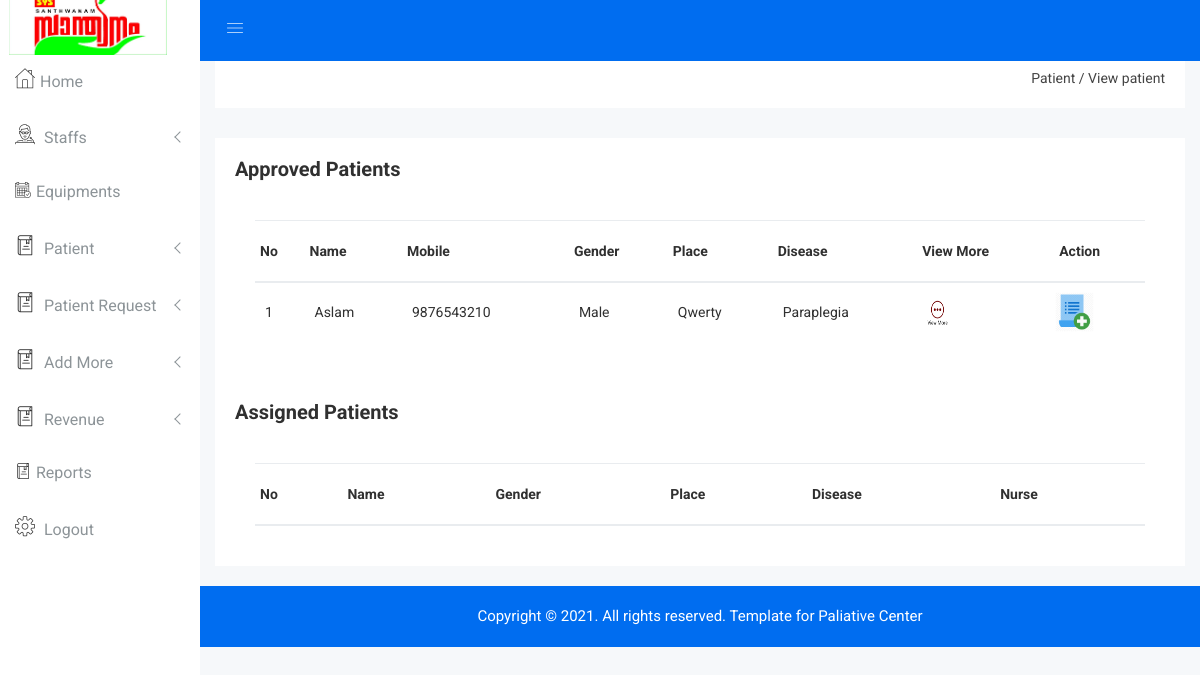
Page /Admin/view_app_patient.php on the earlier database version.
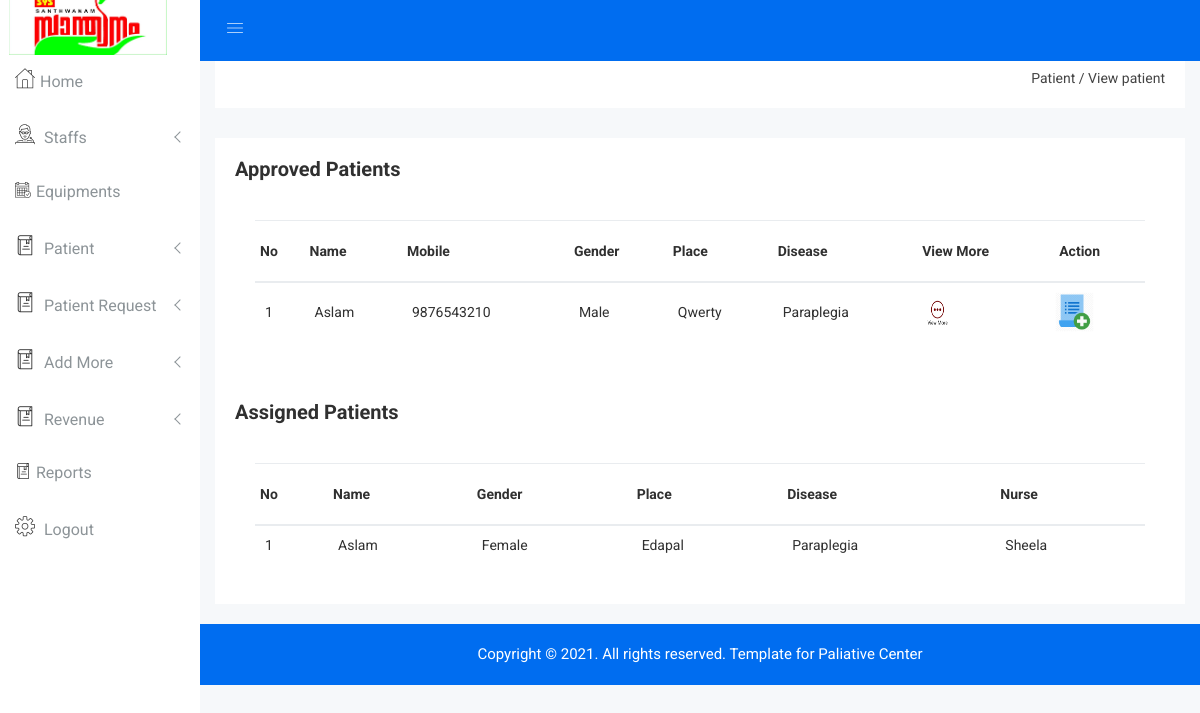
Same page on the later database version.
### tables this page shows
CREATE TABLE `patient` (
  `pid` int(5) NOT NULL,
  `pname` varchar(30) NOT NULL,
  `mobile` bigint(12) NOT NULL,
  `dob` date NOT NULL,
  `gender` varchar(10) NOT NULL,
  `place` varchar(25) NOT NULL,
  `panchayath` varchar(25) NOT NULL,
  `ward` int(5) NOT NULL,
  `address` varchar(50) NOT NULL,
  `pincode` int(8) NOT NULL,
  `disease` varchar(30) NOT NULL
);

CREATE TABLE `assign_nurse` (
  `ass_nid` int(5) NOT NULL,
  `nurse` int(5) NOT NULL,
  `patient` int(5) NOT NULL,
  `assigned_on` date NOT NULL,
  `ass_status` varchar(15) NOT NULL
);

CREATE TABLE `nurse` (
  `nid` int(5) NOT NULL,
  `name` varchar(20) NOT NULL,
  `mobile` bigint(12) NOT NULL,
  `gender` varchar(15) NOT NULL,
  `dob` date NOT NULL,
  `place` varchar(15) NOT NULL,
  `address` varchar(30) NOT NULL
);

### Admin/view_app_patient.php (the view, shortened to what the changed rows need)
<?php
include "header.php";
?>
<div class="product-status mg-b-15">
    <div class="container-fluid">
        <div class="row">
            <div class="col-lg-12 col-md-12 col-sm-12 col-xs-12">
                <div class="product-status-wrap">
                    <?php
                    $sq=mysqli_query($con,"select * from login WHERE type='patient' and status='approved'");
                    if(mysqli_num_rows($sq)==0){
                        echo "<h2 style='margin-left: 35%;color:coral;font-family: Times;font-style: italic;font-size: 39px;'>No details to show</h2><br><br><br><br><br><br><br><br><br><br><br><br><br><br><br><br><br><br><br>";
                    }else {
                        ?>
                    <div class="asset-inner">
                        <div class="row">
                            <div class="col-lg-12 col-md-12 col-sm-12 col-xs-12">
                                <div class="sparkline13-list">
                                    <div class="sparkline13-graph">
                                        <div class="datatable-dashv1-list custom-datatable-overright">
                                            <table id="table" data-toggle="table" data-pagination="true"
                                                   data-search="true">
                                                <thead>
                                                <tr>
                                                    <th data-field="id">No</th>
                                                    <th data-field="name" data-editable="true">Name</th>
                                                    <th data-field="mobile" data-editable="true">Mobile</th>
                                                    <th data-field="gender" data-editable="true">Gender</th>
                                                    <th data-field="place" data-editable="true">Place</th>
                                                    <th data-field="disease" data-editable="true">Disease</th>
                                                    <th data-field="viewmore">View More</th>
                                                    <th data-field="assign">Action</th>
                                                </tr>
                                                </thead>
                                                <tbody style="text-transform: capitalize">
                                                <?php
                                                $i = 1;
                                                $view = mysqli_query($con, "select *from login inner join patient on login.uname=patient.mobile   where login.status='approved' ");
                                                while ($row = mysqli_fetch_array($view)) {
                                                    ?>
                                                    <tr>
                                                        <td><?php echo $i ?></td>
                                                        <td><?php echo $row['pname'] ?></td>
                                                        <td><?php echo $row['mobile'] ?></td>
                                                        <td><?php echo $row['gender'] ?></td>
                                                        <td><?php echo $row['place'] ?></td>
                                                        <td><?php echo $row['disease'] ?></td>
                                                        <td>
                                                            <a href="viewmore_patient.php?id=<?php echo $row['mobile'] ?>"
                                                               data-toggle="tooltip" title="Edit"
                                                               class="pd-setting-ed"><img src="img/viewmore.png"
                                                                                          style="height: 40px;width: 39px;margin-left: -9px;"></a>
                                                        </td>
                                                        <td>
                                                            <a href="assign_nurse.php?id=<?php echo $row['mobile'] ?>"
                                                               data-toggle="tooltip" title="Edit"
                                                               class="pd-setting-ed"><img src="img/add.png"
                                                                                          style="height: 40px;width: 39px;margin-left: -9px;"></a>
                                                        </td>
                                                    </tr>
                                                    <?php
                                                    $i++;
                                                }
                                                ?>
                                                </tbody>
                                            </table>
                                        </div>
                                    </div>
                                </div>
                            </div>
                        </div>
                    </div>
                        <?php
                    }
                    ?>
                </div>
                <div class="product-status-wrap">
                    <div class="asset-inner">
                        <div class="row">
                            <div class="col-lg-12 col-md-12 col-sm-12 col-xs-12">
                                <div class="sparkline13-list">
                                    <div class="sparkline13-graph">
                                        <div class="datatable-dashv1-list custom-datatable-overright">
                                            <table id="table" data-toggle="table" data-pagination="true"
                                                   data-search="true">
                                                <thead>
                                                <tr>
                                                    <th data-field="id">No</th>
                                                    <th data-field="name" data-editable="true">Name</th>
                                                    <th data-field="gender" data-editable="true">Gender</th>
                                                    <th data-field="place" data-editable="true">Place</th>
                                                    <th data-field="disease" data-editable="true">Disease</th>
                                                    <th data-field="nurse" data-editable="true">Nurse</th>
                                                </tr>
                                                </thead>
                                                <tbody style="text-transform: capitalize">
                                                <?php
                                                $i = 1;
                                                $view = mysqli_query($con, "select *from patient inner join assign_nurse on patient.pid=assign_nurse.patient inner join nurse on  assign_nurse.nurse=nurse.nid where assign_nurse.ass_status='assigned' ");
                                                while ($row = mysqli_fetch_array($view)) {
                                                    ?>
                                                    <tr>
                                                        <td><?php echo $i ?></td>
                                                        <td><?php echo $row['pname'] ?></td>
                                                        <td><?php echo $row['gender'] ?></td>
                                                        <td><?php echo $row['place'] ?></td>
                                                        <td><?php echo $row['disease'] ?></td>
                                                        <td><?php echo $row['name'] ?></td>
                                                    </tr>
                                                    <?php
                                                    $i++;
                                                }
                                                ?>
                                                </tbody>
                                            </table>
                                        </div>
                                    </div>
                                </div>
                            </div>
                        </div>
                    </div>
                </div>
            </div>
        </div>
    </div>
</div>
<?php
include "footer.php";
?>
</body>
</html>

Differences in the rows shown:
added assign_nurse: patient.pname "Aslam", nurse.gender "Female", nurse.place "Edapal", patient.disease "Paraplegia", nurse.name "Sheela"
